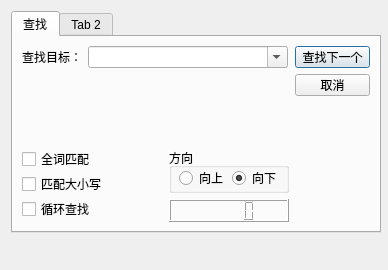
<?xml version="1.0" encoding="UTF-8"?>
<ui version="4.0">
 <class>SearchDialog</class>
 <widget class="QDialog" name="SearchDialog">
  <property name="geometry">
   <rect>
    <x>0</x>
    <y>0</y>
    <width>388</width>
    <height>270</height>
   </rect>
  </property>
  <property name="sizePolicy">
   <sizepolicy hsizetype="Fixed" vsizetype="Fixed">
    <horstretch>0</horstretch>
    <verstretch>0</verstretch>
   </sizepolicy>
  </property>
  <property name="minimumSize">
   <size>
    <width>388</width>
    <height>240</height>
   </size>
  </property>
  <property name="maximumSize">
   <size>
    <width>16777215</width>
    <height>270</height>
   </size>
  </property>
  <property name="windowTitle">
   <string>WinCom - 查找</string>
  </property>
  <layout class="QGridLayout" name="gridLayout_2">
   <item row="0" column="0">
    <widget class="QTabWidget" name="tabWidget">
     <property name="sizePolicy">
      <sizepolicy hsizetype="Fixed" vsizetype="Fixed">
       <horstretch>0</horstretch>
       <verstretch>0</verstretch>
      </sizepolicy>
     </property>
     <property name="minimumSize">
      <size>
       <width>370</width>
       <height>150</height>
      </size>
     </property>
     <property name="maximumSize">
      <size>
       <width>370</width>
       <height>300</height>
      </size>
     </property>
     <property name="currentIndex">
      <number>0</number>
     </property>
     <widget class="QWidget" name="tab">
      <attribute name="title">
       <string>查找</string>
      </attribute>
      <layout class="QGridLayout" name="gridLayout">
       <item row="0" column="0">
        <widget class="QLabel" name="label">
         <property name="sizePolicy">
          <sizepolicy hsizetype="Fixed" vsizetype="Fixed">
           <horstretch>0</horstretch>
           <verstretch>0</verstretch>
          </sizepolicy>
         </property>
         <property name="minimumSize">
          <size>
           <width>60</width>
           <height>22</height>
          </size>
         </property>
         <property name="maximumSize">
          <size>
           <width>60</width>
           <height>22</height>
          </size>
         </property>
         <property name="text">
          <string>查找目标：</string>
         </property>
        </widget>
       </item>
       <item row="2" column="2">
        <layout class="QVBoxLayout" name="verticalLayout_3">
         <item>
          <widget class="QGroupBox" name="groupBox">
           <property name="sizePolicy">
            <sizepolicy hsizetype="Fixed" vsizetype="Fixed">
             <horstretch>0</horstretch>
             <verstretch>0</verstretch>
            </sizepolicy>
           </property>
           <property name="minimumSize">
            <size>
             <width>120</width>
             <height>45</height>
            </size>
           </property>
           <property name="maximumSize">
            <size>
             <width>120</width>
             <height>45</height>
            </size>
           </property>
           <property name="title">
            <string>方向</string>
           </property>
           <widget class="QRadioButton" name="radioUpButton">
            <property name="geometry">
             <rect>
              <x>10</x>
              <y>22</y>
              <width>47</width>
              <height>16</height>
             </rect>
            </property>
            <property name="text">
             <string>向上</string>
            </property>
           </widget>
           <widget class="QRadioButton" name="radioDownButton">
            <property name="geometry">
             <rect>
              <x>63</x>
              <y>22</y>
              <width>47</width>
              <height>16</height>
             </rect>
            </property>
            <property name="text">
             <string>向下</string>
            </property>
            <property name="checked">
             <bool>true</bool>
            </property>
           </widget>
          </widget>
         </item>
         <item>
          <widget class="QLCDNumber" name="lcdNumber"/>
         </item>
        </layout>
       </item>
       <item row="0" column="3" rowspan="3">
        <layout class="QVBoxLayout" name="verticalLayout_2">
         <item>
          <widget class="QPushButton" name="findNextBtn">
           <property name="sizePolicy">
            <sizepolicy hsizetype="Fixed" vsizetype="Fixed">
             <horstretch>0</horstretch>
             <verstretch>0</verstretch>
            </sizepolicy>
           </property>
           <property name="minimumSize">
            <size>
             <width>75</width>
             <height>22</height>
            </size>
           </property>
           <property name="maximumSize">
            <size>
             <width>75</width>
             <height>22</height>
            </size>
           </property>
           <property name="text">
            <string>查找下一个</string>
           </property>
          </widget>
         </item>
         <item>
          <widget class="QPushButton" name="cancelBtn">
           <property name="sizePolicy">
            <sizepolicy hsizetype="Fixed" vsizetype="Fixed">
             <horstretch>0</horstretch>
             <verstretch>0</verstretch>
            </sizepolicy>
           </property>
           <property name="minimumSize">
            <size>
             <width>75</width>
             <height>22</height>
            </size>
           </property>
           <property name="maximumSize">
            <size>
             <width>75</width>
             <height>22</height>
            </size>
           </property>
           <property name="text">
            <string>取消</string>
           </property>
          </widget>
         </item>
         <item>
          <spacer name="verticalSpacer">
           <property name="orientation">
            <enum>Qt::Vertical</enum>
           </property>
           <property name="sizeHint" stdset="0">
            <size>
             <width>20</width>
             <height>40</height>
            </size>
           </property>
          </spacer>
         </item>
        </layout>
       </item>
       <item row="2" column="0" colspan="2">
        <layout class="QVBoxLayout" name="verticalLayout">
         <item>
          <widget class="QCheckBox" name="allChCheckBox">
           <property name="sizePolicy">
            <sizepolicy hsizetype="Maximum" vsizetype="Maximum">
             <horstretch>0</horstretch>
             <verstretch>0</verstretch>
            </sizepolicy>
           </property>
           <property name="maximumSize">
            <size>
             <width>81</width>
             <height>16</height>
            </size>
           </property>
           <property name="text">
            <string>全词匹配</string>
           </property>
           <property name="checked">
            <bool>false</bool>
           </property>
          </widget>
         </item>
         <item>
          <widget class="QCheckBox" name="matchCaseCheckBox">
           <property name="sizePolicy">
            <sizepolicy hsizetype="Maximum" vsizetype="Maximum">
             <horstretch>0</horstretch>
             <verstretch>0</verstretch>
            </sizepolicy>
           </property>
           <property name="maximumSize">
            <size>
             <width>81</width>
             <height>16</height>
            </size>
           </property>
           <property name="text">
            <string>匹配大小写</string>
           </property>
          </widget>
         </item>
         <item>
          <widget class="QCheckBox" name="loopFindCheckBox">
           <property name="sizePolicy">
            <sizepolicy hsizetype="Maximum" vsizetype="Maximum">
             <horstretch>0</horstretch>
             <verstretch>0</verstretch>
            </sizepolicy>
           </property>
           <property name="maximumSize">
            <size>
             <width>81</width>
             <height>16</height>
            </size>
           </property>
           <property name="text">
            <string>循环查找</string>
           </property>
          </widget>
         </item>
        </layout>
       </item>
       <item row="0" column="1" colspan="2">
        <widget class="QComboBox" name="comboBox">
         <property name="sizePolicy">
          <sizepolicy hsizetype="Fixed" vsizetype="Fixed">
           <horstretch>0</horstretch>
           <verstretch>0</verstretch>
          </sizepolicy>
         </property>
         <property name="minimumSize">
          <size>
           <width>200</width>
           <height>22</height>
          </size>
         </property>
         <property name="maximumSize">
          <size>
           <width>200</width>
           <height>22</height>
          </size>
         </property>
         <property name="editable">
          <bool>true</bool>
         </property>
        </widget>
       </item>
       <item row="1" column="1">
        <spacer name="verticalSpacer_2">
         <property name="orientation">
          <enum>Qt::Vertical</enum>
         </property>
         <property name="sizeHint" stdset="0">
          <size>
           <width>20</width>
           <height>40</height>
          </size>
         </property>
        </spacer>
       </item>
      </layout>
     </widget>
     <widget class="QWidget" name="tab_2">
      <attribute name="title">
       <string>Tab 2</string>
      </attribute>
     </widget>
    </widget>
   </item>
   <item row="1" column="0">
    <widget class="QLabel" name="statusLabel">
     <property name="sizePolicy">
      <sizepolicy hsizetype="Preferred" vsizetype="Fixed">
       <horstretch>0</horstretch>
       <verstretch>0</verstretch>
      </sizepolicy>
     </property>
     <property name="maximumSize">
      <size>
       <width>16777215</width>
       <height>20</height>
      </size>
     </property>
     <property name="text">
      <string/>
     </property>
    </widget>
   </item>
  </layout>
  <zorder>tabWidget</zorder>
  <zorder>statusLabel</zorder>
 </widget>
 <resources/>
 <connections/>
</ui>
